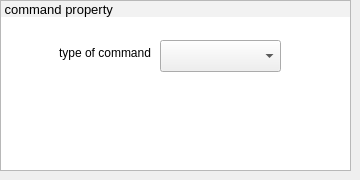
   <widget class="QWidget" name="wid10_newcommand">
    <widget class="QLabel" name="label_37">
     <property name="geometry">
      <rect>
       <x>0</x>
       <y>45</y>
       <width>151</width>
       <height>16</height>
      </rect>
     </property>
     <property name="text">
      <string>type of command</string>
     </property>
     <property name="alignment">
      <set>Qt::AlignRight|Qt::AlignTrailing|Qt::AlignVCenter</set>
     </property>
    </widget>
    <widget class="QComboBox" name="comboBox_56">
     <property name="geometry">
      <rect>
       <x>160</x>
       <y>40</y>
       <width>121</width>
       <height>32</height>
      </rect>
     </property>
     <item>
      <property name="text">
       <string/>
      </property>
     </item>
     <item>
      <property name="text">
       <string>variable</string>
      </property>
     </item>
     <item>
      <property name="text">
       <string>list</string>
      </property>
     </item>
     <item>
      <property name="text">
       <string>add</string>
      </property>
     </item>
     <item>
      <property name="text">
       <string>remove</string>
      </property>
     </item>
     <item>
      <property name="text">
       <string>repretition</string>
      </property>
     </item>
     <item>
      <property name="text">
       <string>if(list)</string>
      </property>
     </item>
     <item>
      <property name="text">
       <string>if(ship)</string>
      </property>
     </item>
     <item>
      <property name="text">
       <string>attack</string>
      </property>
     </item>
    </widget>
    <widget class="QLabel" name="label_101">
     <property name="geometry">
      <rect>
       <x>1</x>
       <y>1</y>
       <width>349</width>
       <height>16</height>
      </rect>
     </property>
     <property name="font">
      <font>
       <pointsize>10</pointsize>
      </font>
     </property>
     <property name="styleSheet">
      <string notr="true">background-color: rgb(242, 242, 242);</string>
     </property>
     <property name="text">
      <string> command property</string>
     </property>
    </widget>
    <widget class="QGraphicsView" name="graphicsView_10">
     <property name="geometry">
      <rect>
       <x>0</x>
       <y>0</y>
       <width>351</width>
       <height>171</height>
      </rect>
     </property>
    </widget>
    <zorder>graphicsView_10</zorder>
    <zorder>label_37</zorder>
    <zorder>comboBox_56</zorder>
    <zorder>label_101</zorder>
   </widget>
